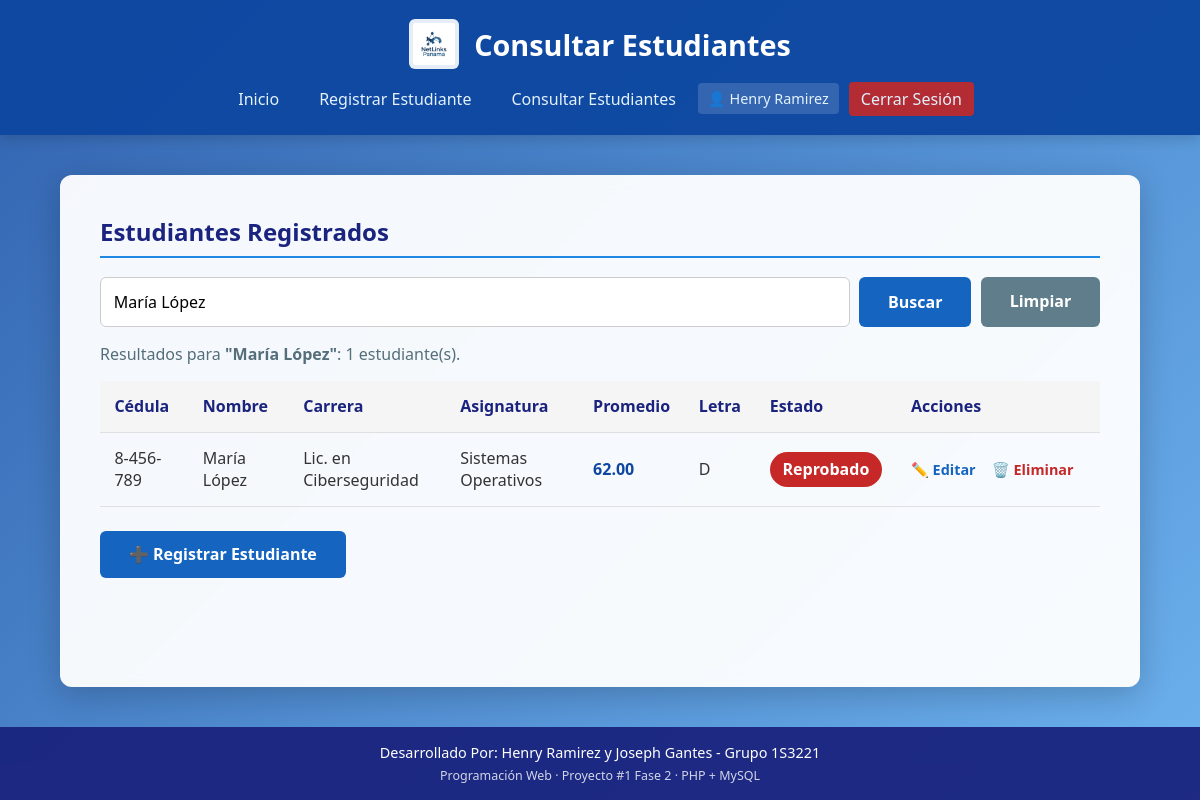
Screenshot of /listar_estudiantes.php?buscar=María López (signed in) with the database file from the repository.
### tables this page shows
CREATE TABLE IF NOT EXISTS estudiantes (
    id_estudiante   INT           NOT NULL AUTO_INCREMENT,
    nombre_completo VARCHAR(150)  NOT NULL,
    cedula          VARCHAR(25)   NOT NULL,
    edad            INT           NOT NULL,
    carrera         VARCHAR(100)  NOT NULL,
    asignatura      VARCHAR(100)  NOT NULL,
    nota1           DECIMAL(5,2)  NOT NULL,
    nota2           DECIMAL(5,2)  NOT NULL,
    nota3           DECIMAL(5,2)  NOT NULL,
    promedio        DECIMAL(5,2)  NOT NULL,
    fecha_registro  DATETIME      NOT NULL DEFAULT CURRENT_TIMESTAMP,
    PRIMARY KEY (id_estudiante),
    UNIQUE KEY uq_estudiantes_cedula (cedula),
    KEY idx_estudiantes_nombre (nombre_completo),
    CONSTRAINT chk_estudiantes_edad  CHECK (edad >= 15),
    CONSTRAINT chk_estudiantes_nota1 CHECK (nota1 BETWEEN 0 AND 100),
    CONSTRAINT chk_estudiantes_nota2 CHECK (nota2 BETWEEN 0 AND 100),
    CONSTRAINT chk_estudiantes_nota3 CHECK (nota3 BETWEEN 0 AND 100)
);

### funciones.php (called while the page is built, shortened)
<?php
function obtenerLetraCalificacion($promedio) {
    if ($promedio >= 61) return "D";
    return "F";
}
function determinarEstado($promedio) {
    return ($promedio >= NOTA_MINIMA_APROBATORIA) ? "Aprobado" : "Reprobado";
}
function claseEstado($estado) {
    return ($estado === "Aprobado") ? "approved" : "failed";
}
function limpiar($valor) {
    return htmlspecialchars((string) $valor, ENT_QUOTES, 'UTF-8');
}

### listar_estudiantes.php (the view, shortened to what this page needs)
<?php
require_once 'conexion.php';
require_once 'funciones.php';
$busqueda = trim($_GET['buscar'] ?? '');
if ($busqueda !== '') {
    $patron = '%' . addcslashes($busqueda, '\\%_') . '%';
    $sql = "SELECT id_estudiante, nombre_completo, cedula, edad, carrera, asignatura,
                   nota1, nota2, nota3, promedio, fecha_registro
            FROM estudiantes
            WHERE nombre_completo LIKE ? OR cedula LIKE ?
            ORDER BY nombre_completo ASC";
    $stmt = $conexion->prepare($sql);
    $stmt->execute([$patron, $patron]);
} else {
    $sql = "SELECT id_estudiante, nombre_completo, cedula, edad, carrera, asignatura,
                   nota1, nota2, nota3, promedio, fecha_registro
            FROM estudiantes
            ORDER BY nombre_completo ASC";
    $stmt = $conexion->query($sql);
}
$estudiantes = $stmt->fetchAll();
require 'encabezado.php';
?>
    <h2>Estudiantes Registrados</h2>
    <form method="GET" action="listar_estudiantes.php" class="buscador">
        <input type="search" name="buscar" placeholder="Buscar por nombre o cédula..."
               value="<?= limpiar($busqueda) ?>" aria-label="Buscar estudiante">
        <button type="submit" class="btn">Buscar</button>
        <?php if ($busqueda !== ''): ?>
            <a href="listar_estudiantes.php" class="btn btn-secundario">Limpiar</a>
        <?php endif; ?>
    </form>
    <p class="texto-conteo">
        <?php if ($busqueda !== ''): ?>
            Resultados para <strong>"<?= limpiar($busqueda) ?>"</strong>:
            <?= count($estudiantes) ?> estudiante(s).
        <?php else: ?>
            Total de estudiantes registrados: <strong><?= count($estudiantes) ?></strong>.
        <?php endif; ?>
    </p>
    <?php if (empty($estudiantes)): ?>
        <div class="alert alert-info">
            <?php if ($busqueda !== ''): ?>
                No se encontraron estudiantes que coincidan con la búsqueda.
            <?php else: ?>
                No existen estudiantes registrados todavía.
            <?php endif; ?>
        </div>
    <?php else: ?>
        <div class="tabla-responsive">
            <table class="tabla-listado">
                <thead>
                    <tr>
                        <th>Cédula</th>
                        <th>Nombre</th>
                        <th>Carrera</th>
                        <th>Asignatura</th>
                        <th>Promedio</th>
                        <th>Letra</th>
                        <th>Estado</th>
                        <th>Acciones</th>
                    </tr>
                </thead>
                <tbody>
                    <?php foreach ($estudiantes as $fila): ?>
                        <?php
                        $promedio = (float) $fila['promedio'];
                        $letra    = obtenerLetraCalificacion($promedio);
                        $estado   = determinarEstado($promedio);
                        ?>
                        <tr>
                            <td><?= limpiar($fila['cedula']) ?></td>
                            <td><?= limpiar($fila['nombre_completo']) ?></td>
                            <td><?= limpiar($fila['carrera']) ?></td>
                            <td><?= limpiar($fila['asignatura']) ?></td>
                            <td class="celda-promedio"><?= number_format($promedio, 2) ?></td>
                            <td><?= limpiar($letra) ?></td>
                            <td>
                                <span class="status-badge <?= claseEstado($estado) ?>"><?= limpiar($estado) ?></span>
                            </td>
                            <td class="acciones">
                                <a href="editar_estudiante.php?id=<?= (int) $fila['id_estudiante'] ?>"
                                   class="editar" title="Editar estudiante">✏️ Editar</a>
                                <a href="eliminar_estudiante.php?id=<?= (int) $fila['id_estudiante'] ?>"
                                   class="eliminar" title="Eliminar estudiante">🗑️ Eliminar</a>
                            </td>
                        </tr>
                    <?php endforeach; ?>
                </tbody>
            </table>
        </div>
    <?php endif; ?>
    <div class="form-acciones">
        <a href="registro_estudiantes.php" class="btn">➕ Registrar Estudiante</a>
    </div>
<?php require 'pie.php'; ?>

### CSS/estilos.css (style rules this page uses)
:root { --primary-color: #0d47a1; --secondary-color: #1565c0; --accent-color: #1e88e5; --dark-color: #1a237e; --light-bg: #f4f7f6; --white: #ffffff; --success-color: #2e7d32; --error-color: #c62828; }
* { box-sizing: border-box; margin: 0; padding: 0; font-family: 'Segoe UI', Tahoma, Geneva, Verdana, sans-serif; }
body { background: linear-gradient(135deg, rgba(13, 71, 161, 0.85), rgba(21, 101, 192, 0.75), rgba(30, 136, 229, 0.65)), url('https://images.unsplash.com/photo-1518770660439-4636190af475?auto=format&fit=crop&w=1920&q=80') center/cover fixed no-repeat; color: #333; display: flex; flex-direction: column; min-height: 100vh; }
h2 { color: var(--dark-color); margin-bottom: 1.2rem; font-weight: 600; border-bottom: 2px solid var(--accent-color); padding-bottom: 0.5rem; }
.texto-conteo { margin: 1rem 0; color: #546e7a; }
input[type="text"], input[type="number"], input[type="password"], input[type="search"], select { width: 100%; padding: 0.8rem; border: 1px solid #ccc; border-radius: 6px; font-size: 1rem; transition: border-color 0.3s; background-color: #fff; }
.form-acciones { display: flex; flex-wrap: wrap; align-items: center; gap: 0.75rem; margin-top: 1.5rem; }
.btn { display: inline-block; background-color: var(--secondary-color); color: var(--white); padding: 0.8rem 1.8rem; border: none; border-radius: 6px; cursor: pointer; font-size: 1rem; font-weight: 600; text-decoration: none; transition: background-color 0.3s, transform 0.1s; text-align: center; }
.btn-secundario { background-color: #607d8b; }
table { width: 100%; border-collapse: collapse; margin-top: 1.5rem; }
table th, table td { padding: 0.9rem; text-align: left; border-bottom: 1px solid #e0e0e0; }
table th { background-color: #f5f5f5; color: var(--dark-color); width: 40%; }
.tabla-responsive { width: 100%; overflow-x: auto; margin-top: 1rem; }
.tabla-listado { min-width: 900px; margin-top: 0; }
.tabla-listado th { width: auto; white-space: nowrap; }
.tabla-listado td { vertical-align: middle; }
.celda-promedio { font-weight: 700; color: var(--primary-color); white-space: nowrap; }
.acciones { white-space: nowrap; }
.acciones a { text-decoration: none; font-weight: 600; font-size: 0.9rem; margin-right: 0.75rem; }
.acciones .editar { color: var(--secondary-color); }
.acciones .eliminar { color: var(--error-color); }
.status-badge { padding: 0.4rem 0.8rem; border-radius: 20px; font-weight: bold; color: var(--white); display: inline-block; }
.failed { background-color: var(--error-color); }
.buscador { display: flex; flex-wrap: wrap; gap: 0.6rem; margin-bottom: 0.5rem; }
.buscador input[type="search"] { flex: 1 1 260px; }

### rows the page displays
estudiantes: cedula "8-456-789", nombre_completo "María López", carrera "Lic. en Ciberseguridad", asignatura "Sistemas Operativos", promedio "62.00", promedio "D", promedio "Reprobado"

### other values shown
$titulo "Consultar Estudiantes"
limpiar(nombreUsuarioActual()) "Henry Ramirez"
limpiar($busqueda) "María López"
count($estudiantes) "1"
